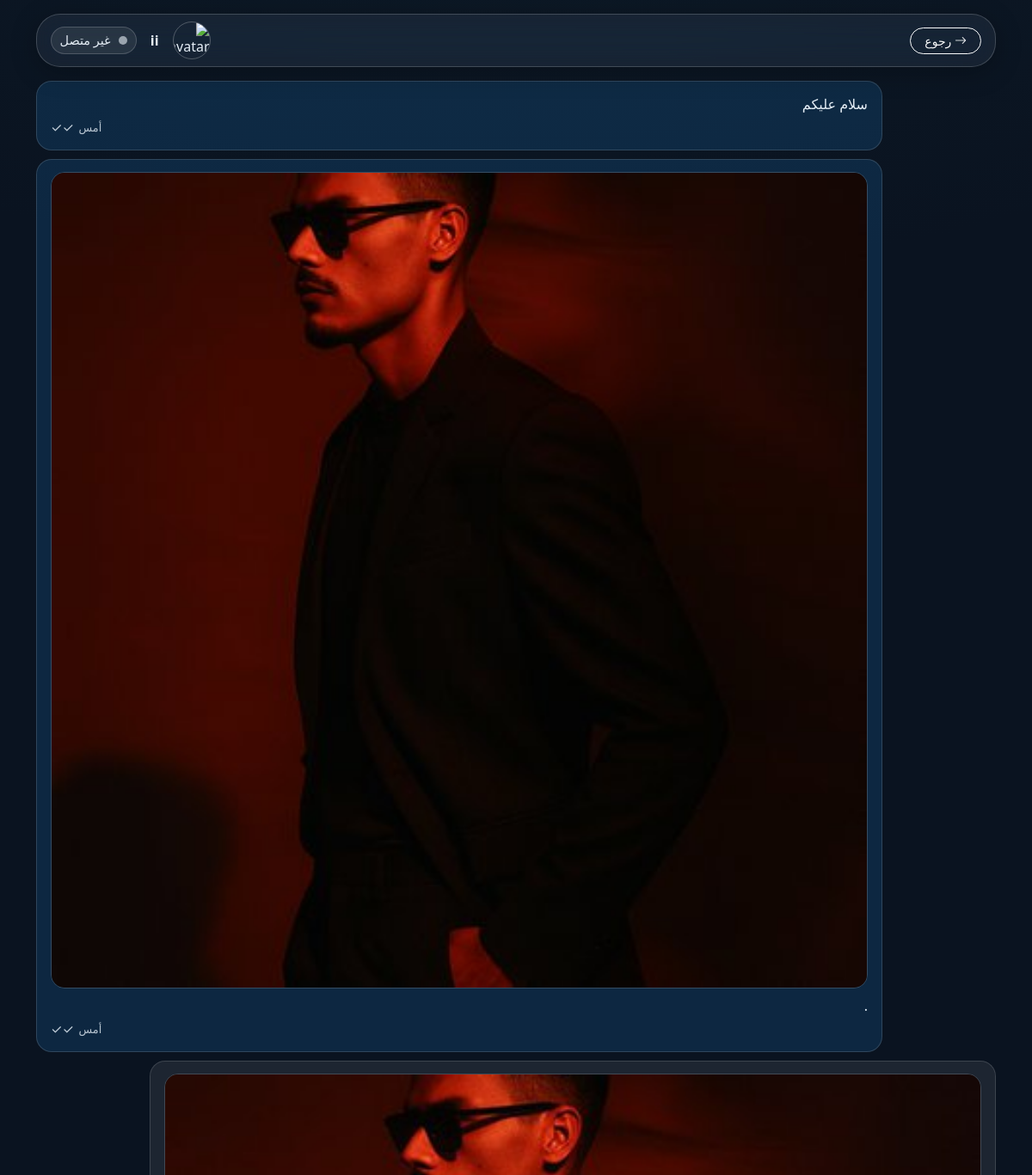
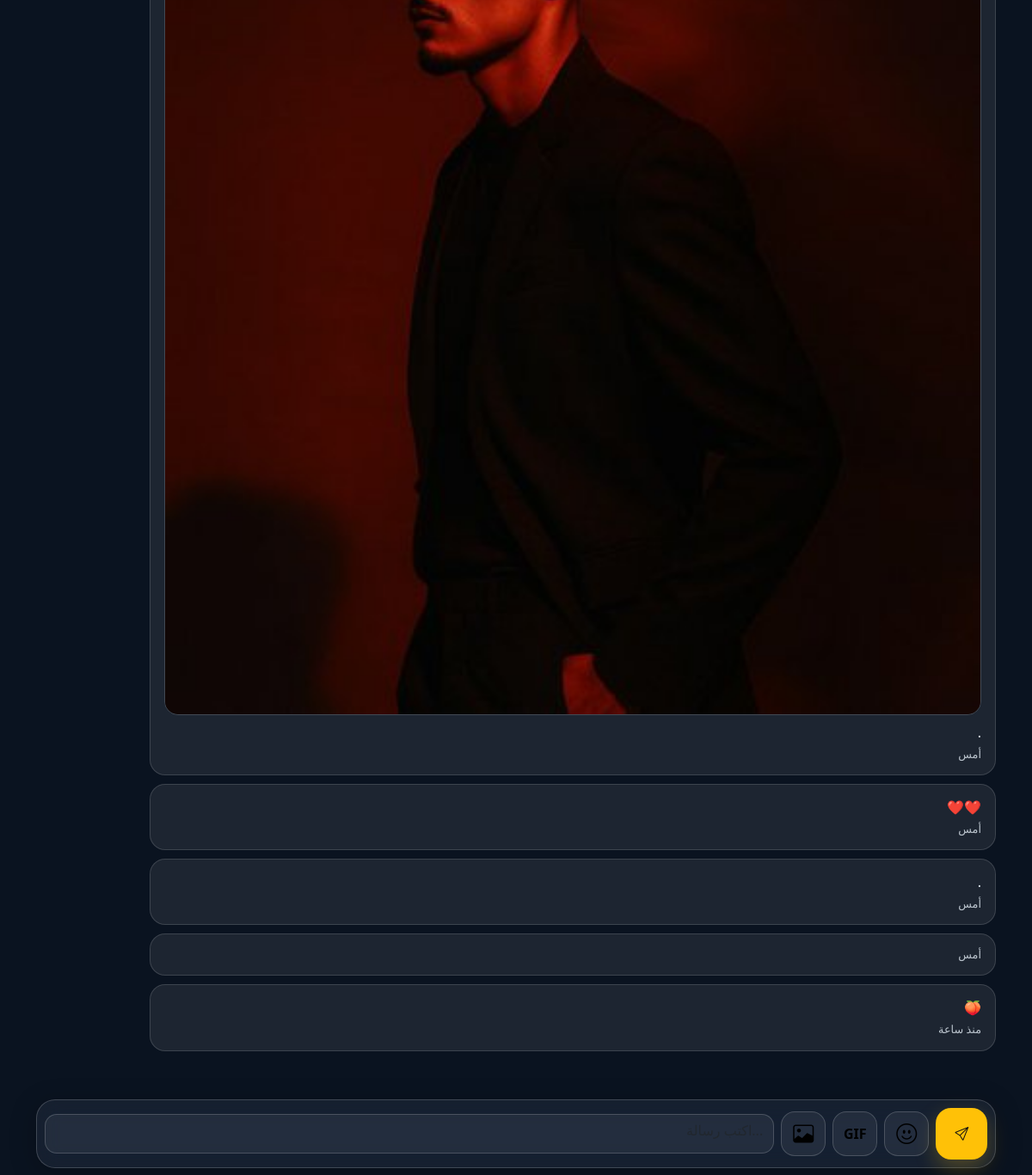
The app's page /chat/ii (signed in) with its own data (2 pictures, top to bottom).
### app.py (models this page shows, shortened)
class User(UserMixin, db.Model):
    __tablename__="users"
    id=db.Column(db.Integer, primary_key=True)
    username=db.Column(db.String(32), unique=True, nullable=False, index=True)
    email=db.Column(db.String(120), unique=True)
    password_hash=db.Column(db.String(255), nullable=False)
    display_name=db.Column(db.String(80))
    bio=db.Column(db.String(280))
    avatar_file=db.Column(db.String(255))
    notify_likes=db.Column(db.Boolean, default=True)
    notify_comments=db.Column(db.Boolean, default=True)
    notify_follows=db.Column(db.Boolean, default=True)
    last_seen=db.Column(db.DateTime, default=dt.datetime.utcnow, index=True)
    photos=db.relationship("Photo", backref="author", lazy="dynamic")
    given_likes=db.relationship("Like", backref="user", lazy="dynamic", cascade="all, delete-orphan")
    bookmarks=db.relationship("Bookmark", backref="user", lazy="dynamic", cascade="all, delete-orphan")
    comments=db.relationship("Comment", backref="user", lazy="dynamic", cascade="all, delete-orphan")
    following=db.relationship(
        "User", secondary="follows",
        primaryjoin=id==Follow.follower_id,
        secondaryjoin=id==Follow.followed_id,
        backref=db.backref("followers", lazy="dynamic"),
        lazy="dynamic"
    )
    @property
    def avatar_url(self):
        if self.avatar_file and (AVATAR_DIR/self.avatar_file).exists():
            return url_for("static", filename=f"avatars/{self.avatar_file}")
        return url_for("static", filename="avatars/default.png")

class ChatMessage(db.Model):
    __tablename__="chat_messages"
    id=db.Column(db.Integer, primary_key=True)
    thread_id=db.Column(db.Integer, db.ForeignKey("chat_threads.id"), nullable=False, index=True)
    sender_id=db.Column(db.Integer, db.ForeignKey("users.id"), nullable=False)
    body=db.Column(db.String(1000), nullable=True)
    created_at=db.Column(db.DateTime, default=dt.datetime.utcnow, index=True)
    read_at=db.Column(db.DateTime, nullable=True, index=True)
    attachment_file  = db.Column(db.String(255), nullable=True)
    attachment_thumb = db.Column(db.String(255), nullable=True)
    attachment_type  = db.Column(db.String(20),  nullable=True)  # "image" | "gif"

### app.py (the view)
@app.route("/chat/<username>")
@login_required
def chat_thread(username):
    other=User.query.filter_by(username=username).first_or_404()
    if other.id==current_user.id: return redirect(url_for("chat_inbox"))
    if not can_message(current_user, other):
        flash("لا يمكنك مراسلة هذا المستخدم (يجب أن تتابعه).","warning")
        return redirect(url_for("chat_inbox"))
    thread=get_or_create_thread(current_user.id, other.id)
    msgs=(ChatMessage.query.filter_by(thread_id=thread.id)
          .order_by(ChatMessage.id.asc())
          .limit(100).all())
    unread=(ChatMessage.query.filter_by(thread_id=thread.id)
            .filter(ChatMessage.sender_id!=current_user.id, ChatMessage.read_at.is_(None)).all())
    for m in unread: m.read_at=dt.datetime.utcnow()
    db.session.commit()
    return render_template("chat_thread.html", thread=thread, other=other, messages=msgs)

### app.py (called while the page is built)
@login_manager.user_loader
def load_user(uid): return User.query.get(int(uid))

def sorted_pair(a,b): return (a,b) if a<b else (b,a)

def is_following(u_from_id,u_to_id):
    return Follow.query.filter_by(follower_id=u_from_id, followed_id=u_to_id).first() is not None

def can_message(me, other): return is_following(me.id, other.id)

def is_online(user):
    if not user or not getattr(user, "last_seen", None): return False
    return (dt.datetime.utcnow() - user.last_seen) < timedelta(minutes=3)

@app.before_request
def update_last_seen():
    if current_user.is_authenticated:
        current_user.last_seen = dt.datetime.utcnow()
        db.session.commit()

def get_or_create_thread(uid1, uid2):
    a,b = sorted_pair(uid1, uid2)
    t = ChatThread.query.filter_by(user1_id=a, user2_id=b).first()
    if not t:
        t = ChatThread(user1_id=a, user2_id=b)
        db.session.add(t); db.session.commit()
    return t

def timeago_ar(ts):
    if not ts: return ""
    delta = dt.datetime.utcnow() - ts
    s = int(delta.total_seconds())
    if s < 45:  return "الآن"
    if s < 90:  return "منذ دقيقة"
    m = s // 60
    if m < 45:  return f"منذ {m} دقيقة" if m==1 else f"منذ {m} دقائق"
    if m < 90:  return "منذ ساعة"
    h = m // 60
    if h < 24:  return f"منذ {h} ساعة"
    d = h // 24
    if d == 1:  return "أمس"
    if d < 30:  return f"منذ {d} يوم"
    mo = d // 30
    if mo < 12: return f"منذ {mo} شهر"
    y = mo // 12
    return f"منذ {y} سنة"

@app.template_filter("nl2br")
def nl2br(s): return "" if not s else s.replace("\n","<br>")

### templates/chat_thread.html (shortened to what this page needs)
<!doctype html>
<html lang="ar" dir="rtl">
<head>
  <link href="https://cdn.jsdelivr.net/npm/bootstrap@5.3.3/dist/css/bootstrap.rtl.min.css" rel="stylesheet">
  <link href="https://cdn.jsdelivr.net/npm/bootstrap-icons@1.11.3/font/bootstrap-icons.css" rel="stylesheet">
</head>
<body>
<div class="container py-3">
  <div class="chat-header glass px-3 py-2 mb-3">
    <div class="d-flex align-items-center justify-content-between">
      <a href="{{ url_for('chat_inbox') }}" class="btn btn-outline-light btn-sm rounded-pill px-3">
        <i class="bi bi-arrow-right"></i> رجوع
      </a>
      <div class="d-flex align-items-center gap-3">
        <img class="avatar" src="{{ other.avatar_url }}" alt="avatar">
        <div class="text-center">
          <div class="fw-semibold">{{ other.display_name or other.username }}</div>
        </div>
        <div class="status-chip">
          <span class="dot me-1" style="background: {{ '#27ae60' if is_online(other) else '#9aa4ae' }};"></span>
          {{ 'متصل الآن' if is_online(other) else 'غير متصل' }}
        </div>
      </div>
    </div>
  </div>
  <div id="messages">
    {% for m in messages %}
      {% set me = (m.sender_id == current_user.id) %}
      <div class="bubble {{ 'me' if me else 'other' }}">
        {% if m.attachment_type == 'image' and m.attachment_file %}
          <a class="img-wrap mb-2" href="{{ url_for('static', filename='chat_uploads/' + m.attachment_file) }}" target="_blank">
            <img src="{{ url_for('static', filename='chat_thumbs/' + (m.attachment_thumb or m.attachment_file)) }}" alt="img">
          </a>
        {% endif %}
        {% if m.body %}
          <div class="mb-1">{{ m.body | nl2br | safe }}</div>
        {% endif %}
        <div class="d-flex align-items-center justify-content-{{ 'end' if me else 'start' }}">
          <time>{{ timeago_ar(m.created_at) }}</time>
          {% if me %}<span class="ticks">✓✓</span>{% endif %}
        </div>
      </div>
    {% endfor %}
  </div>
</div>
<div class="composer px-3">
  <div class="container">
    <div class="bar glass d-flex align-items-center gap-2 flex-wrap" id="dropZone">
      <button id="sendBtn" class="btn btn-send order-3 order-sm-0"><i class="bi bi-send"></i></button>
      <div class="d-flex align-items-center gap-2 ms-auto">
        <button class="btn-icon" id="emojiBtn" title="إيموجي"><i class="bi bi-emoji-smile fs-4"></i></button>
        <button class="btn-icon" id="openGifBtn" title="GIF"><span class="fw-bold">GIF</span></button>
        <button class="btn-icon" id="pickImageBtn" title="صورة"><i class="bi bi-image fs-4"></i></button>
      </div>
      <div class="flex-grow-1">
        <textarea id="msgBody" class="form-control" placeholder="...اكتب رسالة" required></textarea>
      </div>
    </div>
  </div>
</div>
</body>
</html>

### templates/chat_thread.html (style rules this page uses)
:root { --glass-bg: rgba(255,255,255,.06); --glass-bd: rgba(255,255,255,.18); --glass-shadow: 0 6px 30px rgba(0,0,0,.25); --bubble-me: rgba(33,150,243,.16); --bubble-other: rgba(255,255,255,.08); }
body { background: radial-gradient(1200px 600px at 50% -10%, #0f2338 0%, #0c1825 40%, #0a1320 100%) fixed; color:#e5eef6; }
.glass { background: var(--glass-bg); border: 1px solid var(--glass-bd); backdrop-filter: blur(14px) saturate(140%); -webkit-backdrop-filter: blur(14px) saturate(140%); box-shadow: var(--glass-shadow); border-radius: 20px; }
.chat-header { position: sticky; top: 0; z-index: 20; border-radius: 28px; }
.avatar { width:44px;height:44px; border-radius:50%; object-fit:cover; border:1px solid rgba(255,255,255,.25) }
.status-chip { font-size:.9rem; padding:.25rem .6rem; border-radius:999px; display:inline-flex; align-items:center; gap:.35rem; background: rgba(255,255,255,.08); border:1px solid rgba(255,255,255,.18); }
.dot { width:10px;height:10px;border-radius:50%; }
#messages { padding-bottom: 118px; }
.bubble { max-width: 82vw; border-radius: 18px; padding:14px 16px; margin:10px 0; border:1px solid rgba(255,255,255,.14); }
.bubble.me { background: var(--bubble-me); margin-inline-start:auto; }
.bubble.other { background: var(--bubble-other); margin-inline-end:auto; }
.bubble time { font-size:.8rem; opacity:.8 }
.bubble .ticks { font-size:.95rem; opacity:.85; margin-inline-start:.35rem }
.bubble .img-wrap { display:block; overflow:hidden; border-radius:16px; border:1px solid rgba(255,255,255,.17); }
.bubble .img-wrap img { display:block; width:100%; height:auto }
.composer { position: fixed; inset-inline:0; bottom: 8px; z-index: 30; }
.composer .bar { border-radius: 22px; padding:.55rem; }
.composer textarea { resize:none; height:46px; border-radius:14px; background:rgba(255,255,255,.06); border:1px solid rgba(255,255,255,.18); color:#eaf3fb; }
.composer .btn-icon { width:52px;height:52px; border-radius:16px; border:1px solid rgba(255,255,255,.18); background: rgba(255,255,255,.06); display:flex; align-items:center; justify-content:center; }
.composer .btn-send { background: #ffc107; color:#111; border:none; width:60px;height:60px; border-radius:18px; box-shadow: 0 10px 24px rgba(255,193,7,.25); }

### records on screen
User: display_name "ii", last_seen "غير متصل"
ChatMessage: body "سلام عليكم", created_at "أمس"
ChatMessage: attachment_thumb (picture), body ".", created_at "أمس"
ChatMessage: attachment_thumb (picture), body ".", created_at "أمس"
ChatMessage: body "❤️❤️", created_at "أمس"
ChatMessage: body ".", created_at "أمس"
ChatMessage: created_at "أمس"
ChatMessage: body "🍑", created_at "منذ ساعة"
